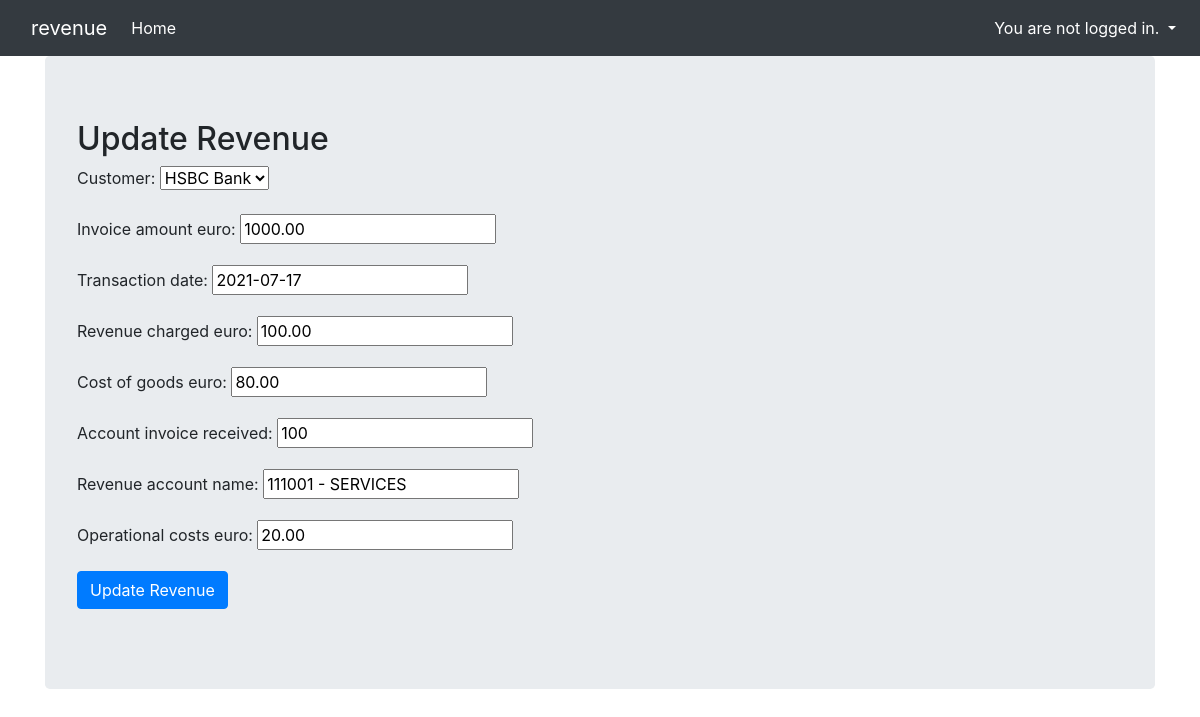
Before: /revenue/1/update with the older database file.
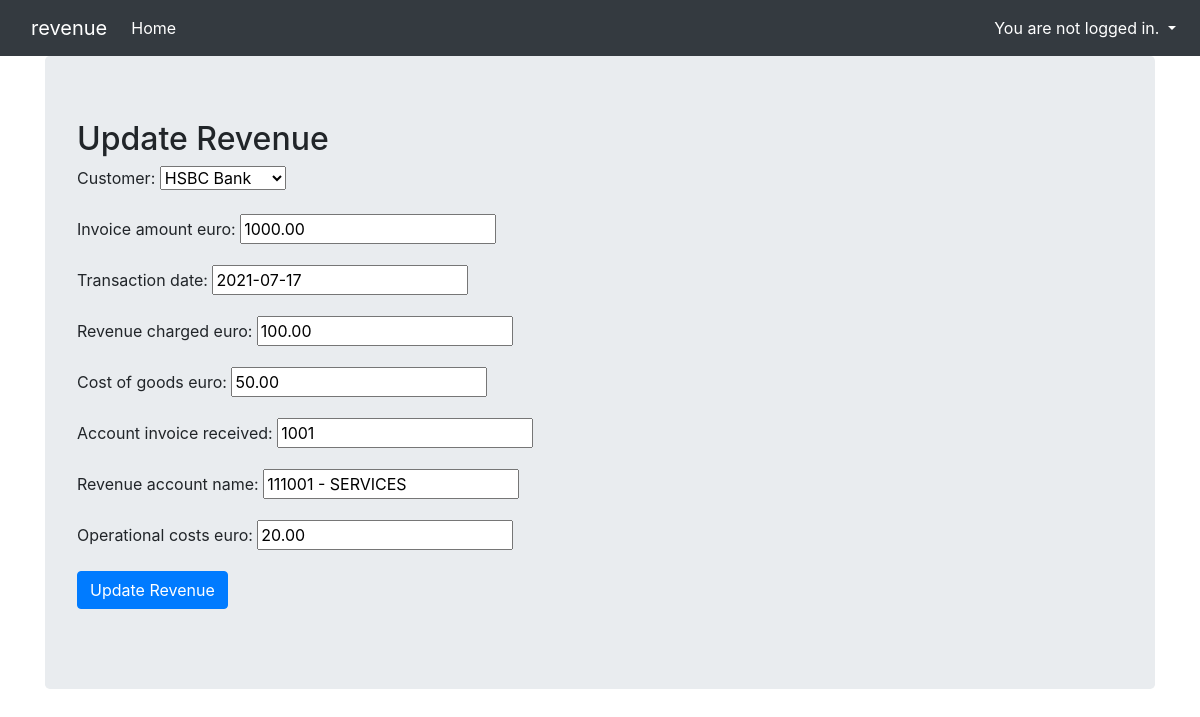
After: the same page with the newer database file.
### revenue/models.py (models this page shows, shortened)
class Revenue(models.Model):
    customer                = models.ForeignKey('Customer',on_delete=models.PROTECT)
    invoice_amount_euro     = models.DecimalField(decimal_places=2,max_digits=6)
    transaction_date        = models.DateField()
    revenue_charged_euro    = models.DecimalField(default=0,decimal_places=2,max_digits=6)
    cost_of_goods_euro      = models.DecimalField(default=0,decimal_places=2,max_digits=6)
    account_invoice_received = models.PositiveIntegerField()
    revenue_account_name  = models.CharField(max_length=50,default=111001)
    operational_costs_euro  = models.DecimalField(default=0,decimal_places=2,max_digits=6)

### revenue/views.py (the view)
# urls.py: path('revenue/<int:pk>/update',UpdateRev.as_view(),name='update_rev'),
class UpdateRev(UpdateView):
    model = Revenue
    template_name = 'update_rev.html'
    context_object_name = 'updatecontext'
    success_url = reverse_lazy('revenue')
    fields = '__all__'

### revenue/models.py (called while the page is built)
    def __str__(self):
        return self.name

### revenue/templates/update_rev.html (shortened to what this page needs)
{% extends "base.html" %}
{% block content %}
<h2>Update Revenue</h2>
<form method="post">
    {{ form.as_p }}
    <input type="submit" value="Update Revenue" class="btn btn-primary">
</form>
{% endblock %}

Changed rows visible on the page:
changed Revenue "HSBC Bank": cost_of_goods_euro "80.00" → "50.00"; account_invoice_received "100" → "1001"
